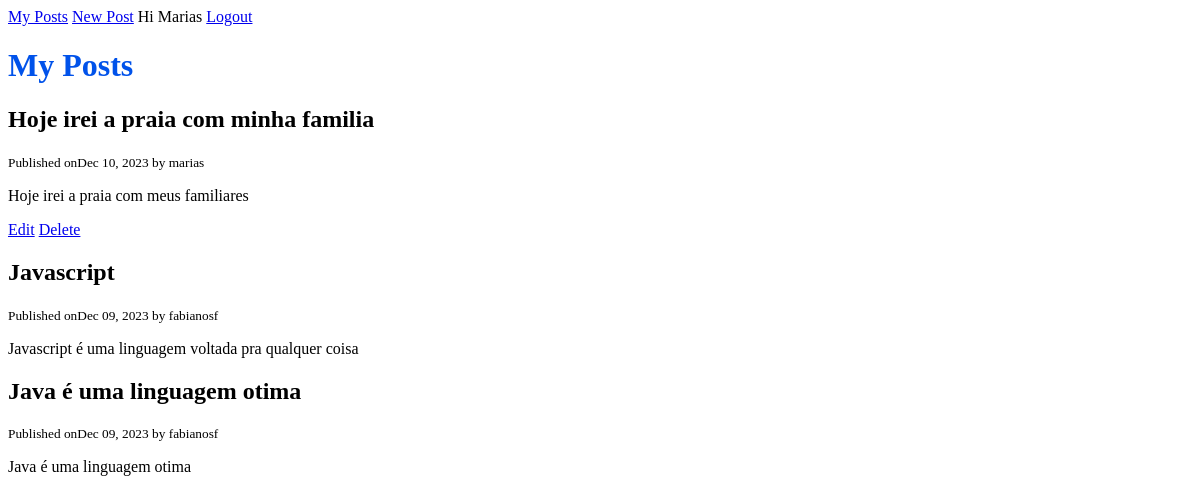
Screenshot of / (signed in) with the database file from the repository.
### blog/models.py (models this page shows, shortened)
class Post(models.Model):
    title = models.CharField(max_length=120)
    content = models.TextField()
    published_at = models.DateTimeField(default=timezone.now)
    author = models.ForeignKey(User, on_delete=models.CASCADE)
    class Meta:
        ordering = ['-published_at']

### blog/views.py (the view)
# urls.py: path('', views.home, name='posts'),
def home(request):
    posts = Post.objects.all()
    context = {'posts': posts}
    return render(request, 'blog/home.html', context)

### blog/templates/blog/home.html
{% extends 'base.html' %}
{% block content %}
<h1>My Posts</h1>
{% for post in posts %}
        <h2>{{ post.title }}</h2>
        <small> Published on{{ post.published_at | date:"M d, Y" }} by {{ post.author }}</small>
        <p>{{ post.content }}</p>
        {% if request.user.is_authenticated and request.user == post.author %}
           <p>
           <a href="{% url 'post-edit' post.id %}">Edit</a>
           <a href="{% url 'post-delete' post.id %}">Delete</a>
        </p>
        {% endif %}
{% endfor %}
{% endblock content%}

### templates/base.html (shortened to what this page needs)
{% load static %}
<!DOCTYPE html>
<html lang="en">
<head>
    <link rel="stylesheet" href="{% static 'css/style.css' %}"/>
</head>
<body>
    <header>
        {% if request.user.is_authenticated %}
        <a href="{% url 'posts' %}">My Posts</a>
        <a href="{% url 'post-create' %}">New Post</a>
            <span> Hi {{ request.user.username | title }}</span>
            <a href="{% url 'logout' %}">Logout</a>
        {% else %}
            <a href="{% url 'login' %}">Login</a>
            <a href="{% url 'register' %}">Register</a>
        {% endif %}
    </header>
    <main>
    {% block content %}
    {% endblock content %}
    </main>
</body>
</html>

### static/css/style.css (style rules this page uses)
h1 { color:#0052EA }

### rows the page displays
Post: title "Hoje irei a praia com minha familia", published_at "Dec 10, 2023", author "marias", content "Hoje irei a praia com meus familiares", shows "Edit"
Post: title "Javascript", published_at "Dec 09, 2023", author "fabianosf", content "Javascript é uma linguagem voltada pra qualquer coisa"
Post: title "Java é uma linguagem otima", published_at "Dec 09, 2023", author "fabianosf", content "Java é uma linguagem otima"

### other values shown
{{ request.user.username | title }} "Marias"
